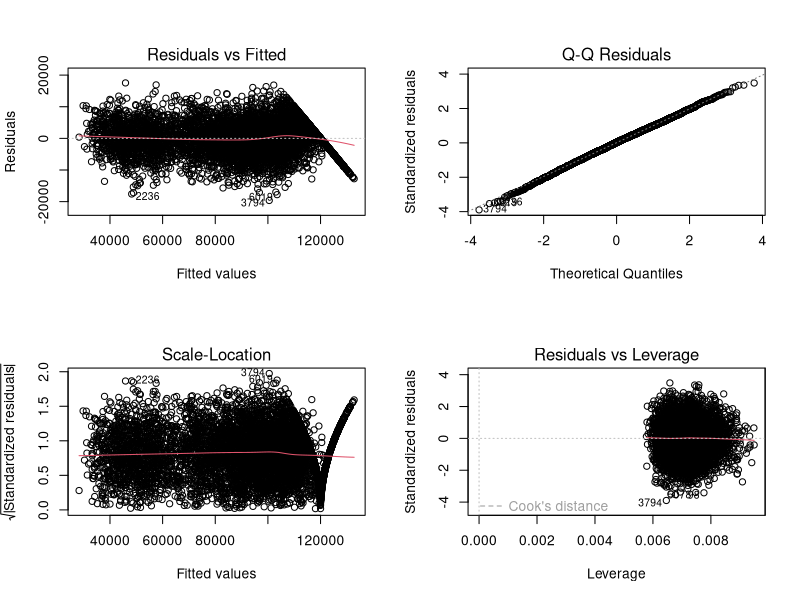

Reproduce this figure in R.
library(tidyverse)
library(broom)
library(scales)

dir.create("output/tables", recursive = TRUE, showWarnings = FALSE)

format_p_value <- function(p) {
  case_when(
    is.na(p) ~ NA_character_,
    p == 0 ~ "<2.2e-16",
    p < 0.001 ~ formatC(p, format = "e", digits = 3),
    TRUE ~ formatC(p, format = "f", digits = 3)
  )
}

format_dollars <- function(x) {
  dollar(x, accuracy = 1)
}

placed_data <- read_csv("data/placed_salary_data.csv", show_col_types = FALSE) %>%
  mutate(
    college_tier = factor(college_tier, levels = c("Tier 1", "Tier 2", "Tier 3")),
    country = factor(country, levels = c("Canada", "Germany", "India", "UK", "USA")),
    university_ranking_band = factor(
      university_ranking_band,
      levels = c("100-300", "300+", "Top 100")
    ),
    specialization = factor(
      specialization,
      levels = c("AI/ML", "Cloud", "Core CS", "Cybersecurity", "Data Science")
    ),
    industry = as.factor(industry)
  )

# final model chosen after residual + interaction checks
final_model <- lm(
  salary ~ cgpa + aptitude_score + college_tier * country +
    country * specialization + university_ranking_band + industry,
  data = placed_data
)

model_fit_summary <- tibble(
  model = "final_ols_country_tier_country_specialization",
  n = nobs(final_model),
  residual_df = df.residual(final_model),
  r_squared = summary(final_model)$r.squared,
  adjusted_r_squared = summary(final_model)$adj.r.squared,
  residual_standard_error = sigma(final_model),
  aic = AIC(final_model),
  bic = BIC(final_model)
)

write_csv(
  model_fit_summary,
  "output/tables/final_model_fit_summary.csv"
)

reference_levels <- tibble(
  variable = c(
    "college_tier",
    "country",
    "university_ranking_band",
    "specialization",
    "industry"
  ),
  reference_level = c(
    levels(placed_data$college_tier)[1],
    levels(placed_data$country)[1],
    levels(placed_data$university_ranking_band)[1],
    levels(placed_data$specialization)[1],
    levels(placed_data$industry)[1]
  )
)

write_csv(
  reference_levels,
  "output/tables/final_model_reference_levels.csv"
)

term_group <- function(term) {
  case_when(
    term == "(Intercept)" ~ "intercept",
    term %in% c("cgpa", "aptitude_score") ~ "numeric_predictor",
    str_detect(term, "^college_tier.*:country|^country.*:college_tier") ~ "country_x_college_tier_interaction",
    str_detect(term, "^country.*:specialization|^specialization.*:country") ~ "country_x_specialization_interaction",
    str_detect(term, "^college_tier") ~ "college_tier_main_effect",
    str_detect(term, "^country") ~ "country_main_effect",
    str_detect(term, "^university_ranking_band") ~ "university_ranking_band_effect",
    str_detect(term, "^specialization") ~ "specialization_main_effect",
    str_detect(term, "^industry") ~ "industry_effect",
    TRUE ~ "other"
  )
}

final_model_coefficients <- tidy(final_model, conf.int = TRUE) %>%
  mutate(
    term_group = term_group(term),
    p_value_label = format_p_value(p.value),
    estimate_dollars = format_dollars(estimate),
    conf_low_dollars = format_dollars(conf.low),
    conf_high_dollars = format_dollars(conf.high),
    statistically_significant_05 = p.value < 0.05
  ) %>%
  select(
    term_group,
    term,
    estimate,
    estimate_dollars,
    std.error,
    statistic,
    p.value,
    p_value_label,
    conf.low,
    conf_low_dollars,
    conf.high,
    conf_high_dollars,
    statistically_significant_05
  )

write_csv(
  final_model_coefficients,
  "output/tables/final_model_coefficients_clean.csv"
)

# shorter coefficient table for slides/report
final_model_coefficients_slide <- final_model_coefficients %>%
  filter(term != "(Intercept)") %>%
  mutate(abs_estimate = abs(estimate)) %>%
  arrange(desc(abs_estimate)) %>%
  select(
    term_group,
    term,
    estimate_dollars,
    p_value_label,
    conf_low_dollars,
    conf_high_dollars
  )

write_csv(
  final_model_coefficients_slide,
  "output/tables/final_model_coefficients_slide.csv"
)

# numeric effects are easiest to interpret directly
numeric_effects <- final_model_coefficients %>%
  filter(term %in% c("cgpa", "aptitude_score")) %>%
  transmute(
    predictor = term,
    interpretation = case_when(
      term == "cgpa" ~ paste0(
        "Holding other variables fixed, a 1-point increase in CGPA is associated with an estimated ",
        estimate_dollars,
        " change in salary."
      ),
      term == "aptitude_score" ~ paste0(
        "Holding other variables fixed, a 1-point increase in aptitude score is associated with an estimated ",
        estimate_dollars,
        " change in salary."
      )
    ),
    p_value = p_value_label,
    confidence_interval = paste0("[", conf_low_dollars, ", ", conf_high_dollars, "]")
  )

write_csv(
  numeric_effects,
  "output/tables/final_model_numeric_effects.csv"
)

# interactions make raw coefficients hard to read, so create predicted means
baseline_values <- tibble(
  cgpa = median(placed_data$cgpa, na.rm = TRUE),
  aptitude_score = median(placed_data$aptitude_score, na.rm = TRUE),
  university_ranking_band = names(sort(table(placed_data$university_ranking_band), decreasing = TRUE))[1],
  industry = names(sort(table(placed_data$industry), decreasing = TRUE))[1]
)

country_tier_predictions <- expand_grid(
  country = levels(placed_data$country),
  college_tier = levels(placed_data$college_tier),
  specialization = names(sort(table(placed_data$specialization), decreasing = TRUE))[1]
) %>%
  mutate(
    cgpa = baseline_values$cgpa,
    aptitude_score = baseline_values$aptitude_score,
    university_ranking_band = baseline_values$university_ranking_band,
    industry = baseline_values$industry
  ) %>%
  mutate(
    college_tier = factor(college_tier, levels = levels(placed_data$college_tier)),
    country = factor(country, levels = levels(placed_data$country)),
    university_ranking_band = factor(
      university_ranking_band,
      levels = levels(placed_data$university_ranking_band)
    ),
    specialization = factor(specialization, levels = levels(placed_data$specialization)),
    industry = factor(industry, levels = levels(placed_data$industry)),
    predicted_salary = predict(final_model, newdata = .),
    predicted_salary_display = format_dollars(predicted_salary)
  ) %>%
  arrange(country, college_tier)

write_csv(
  country_tier_predictions,
  "output/tables/final_model_predicted_salary_by_country_tier.csv"
)

country_specialization_predictions <- expand_grid(
  country = levels(placed_data$country),
  specialization = levels(placed_data$specialization),
  college_tier = "Tier 1"
) %>%
  mutate(
    cgpa = baseline_values$cgpa,
    aptitude_score = baseline_values$aptitude_score,
    university_ranking_band = baseline_values$university_ranking_band,
    industry = baseline_values$industry
  ) %>%
  mutate(
    college_tier = factor(college_tier, levels = levels(placed_data$college_tier)),
    country = factor(country, levels = levels(placed_data$country)),
    university_ranking_band = factor(
      university_ranking_band,
      levels = levels(placed_data$university_ranking_band)
    ),
    specialization = factor(specialization, levels = levels(placed_data$specialization)),
    industry = factor(industry, levels = levels(placed_data$industry)),
    predicted_salary = predict(final_model, newdata = .),
    predicted_salary_display = format_dollars(predicted_salary)
  ) %>%
  arrange(country, specialization)

write_csv(
  country_specialization_predictions,
  "output/tables/final_model_predicted_salary_by_country_specialization.csv"
)

# readable summary printed in console
cat("\nFinal model fit summary:\n")
print(model_fit_summary)

cat("\nReference levels:\n")
print(reference_levels)

cat("\nNumeric effects:\n")
print(numeric_effects)

cat("\nTop coefficient magnitudes for slide/report review:\n")
print(head(final_model_coefficients_slide, 15))

# ── Residual Diagnostics: Final Model ─────────────────────────────────────────
dir.create("output/figures", recursive = TRUE, showWarnings = FALSE)

png("output/figures/final_model_residual_diagnostics.png", 
    width = 1200, height = 1000, res = 120)
par(mfrow = c(2, 2))
plot(final_model)
dev.off()

cat("Residual diagnostics saved to output/figures/final_model_residual_diagnostics.png\n")
